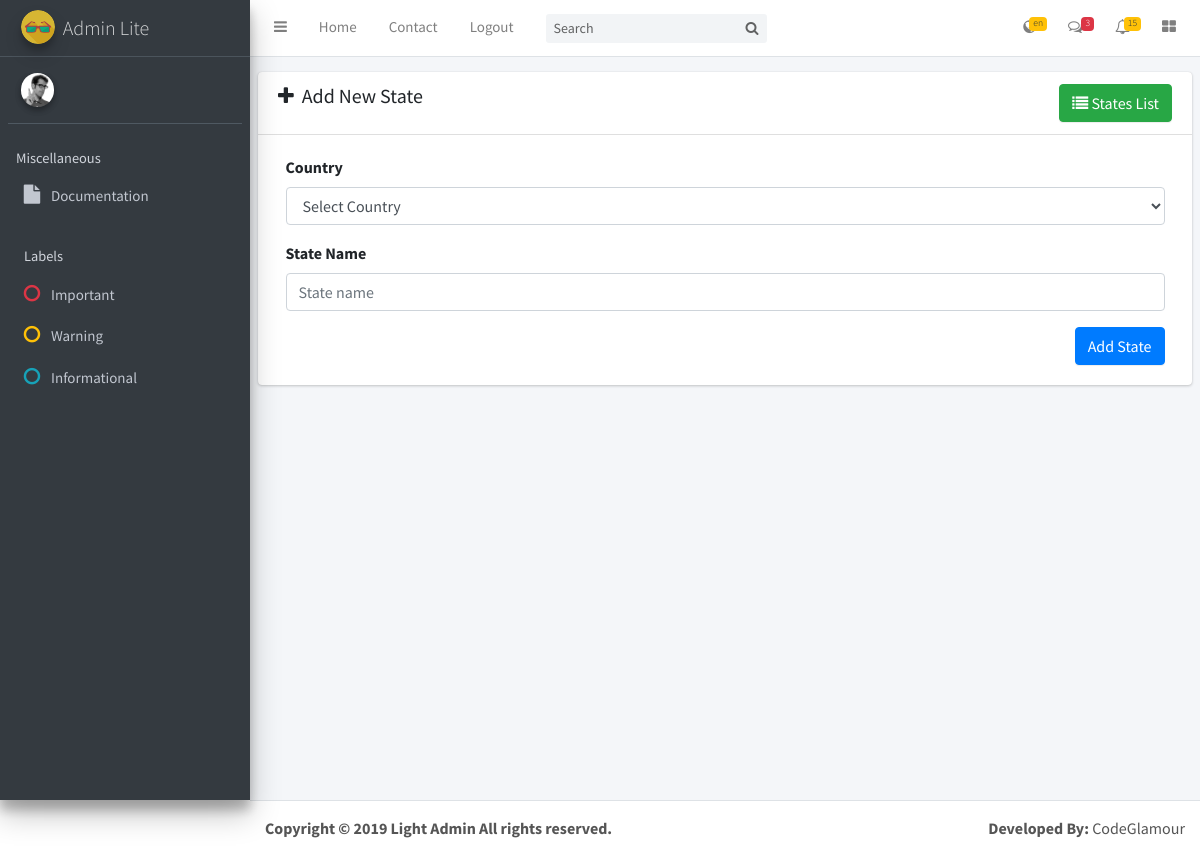
Screenshot of /index.php/admin/location/state_add with the database file from the repository.
### tables this page shows
CREATE TABLE IF NOT EXISTS `ci_general_settings` (
  `id` int(11) NOT NULL AUTO_INCREMENT,
  `favicon` varchar(255) DEFAULT NULL,
  `logo` varchar(255) DEFAULT NULL,
  `application_name` varchar(255) DEFAULT NULL,
  `timezone` varchar(255) DEFAULT NULL,
  `currency` varchar(100) DEFAULT NULL,
  `default_language` int(11) NOT NULL,
  `copyright` tinytext,
  `email_from` varchar(100) NOT NULL,
  `smtp_host` varchar(255) DEFAULT NULL,
  `smtp_port` int(11) DEFAULT NULL,
  `smtp_user` varchar(50) DEFAULT NULL,
  `smtp_pass` varchar(50) DEFAULT NULL,
  `facebook_link` varchar(255) DEFAULT NULL,
  `twitter_link` varchar(255) DEFAULT NULL,
  `google_link` varchar(255) DEFAULT NULL,
  `youtube_link` varchar(255) DEFAULT NULL,
  `linkedin_link` varchar(255) DEFAULT NULL,
  `instagram_link` varchar(255) DEFAULT NULL,
  `recaptcha_secret_key` varchar(255) DEFAULT NULL,
  `recaptcha_site_key` varchar(255) DEFAULT NULL,
  `recaptcha_lang` varchar(50) DEFAULT NULL,
  `created_date` datetime DEFAULT NULL,
  `updated_date` datetime DEFAULT NULL,
  PRIMARY KEY (`id`)
);

CREATE TABLE IF NOT EXISTS `ci_language` (
  `id` int(11) NOT NULL AUTO_INCREMENT,
  `name` varchar(225) NOT NULL,
  `short_name` varchar(15) NOT NULL,
  `status` int(11) NOT NULL DEFAULT '1',
  `created_at` datetime NOT NULL DEFAULT CURRENT_TIMESTAMP,
  PRIMARY KEY (`id`)
);

### application/controllers/admin/Location.php (called while the page is built, shortened)
<?php defined('BASEPATH') OR exit('No direct script access allowed');
class Location extends MY_Controller
{
	function __construct()
	{
		parent ::__construct();
		$this->load->library('datatable');
		$this->load->model('admin/location_model', 'location_model');
	}
	public function state_add()
	{
		if($this->input->post()){
			$this->form_validation->set_rules('country', 'country', 'trim|required');
			$this->form_validation->set_rules('state', 'state', 'trim|is_unique[ci_states.name]|required');
			$this->form_validation->set_error_delimiters('<div class="alert alert-danger">', '</div>');
			if ($this->form_validation->run() === FALSE) {
				$this->load->view('admin/includes/_header', $data);
				$this->load->view('admin/location/state_add', $data);
				$this->load->view('admin/includes/_footer', $data);
				return;
			}
			$data = array(
				'name' => ucfirst($this->input->post('state')),
				'slug' => make_slug($this->input->post('state')),
				'country_id' => $this->input->post('country'),
			);
			$data = $this->security->xss_clean($data);
			$result = $this->location_model->add_state($data);
			$this->session->set_flashdata('success','State has been added successfully');
			redirect(base_url('admin/location/state'));
		}
		else{
			$data['countries'] = $this->location_model->get_countries_list();
			$data['title'] = 'Add State';
			$this->load->view('admin/includes/_header', $data);
			$this->load->view('admin/location/state_add', $data);
			$this->load->view('admin/includes/_footer', $data);
		}
	}
}
?>

### index.php (called while the page is built, shortened)
<?php
require_once BASEPATH.'core/CodeIgniter.php';

### application/helpers/common_helper.php (called while the page is built, shortened)
<?php if ( ! defined('BASEPATH')) exit('No direct script access allowed');
function get_lang_short_code($id)
{
    $ci = & get_instance();
    $ci->db->where('id',$id);
    return $ci->db->get('ci_language')->row_array()['short_name'];
}
function trans($string)
{
    $ci =& get_instance();
    return $ci->lang->line($string);
}

### application/models/admin/Setting_model.php (called while the page is built, shortened)
<?php
class Setting_model extends CI_Model
{
	public function get_general_settings(){
		$this->db->where('id', 1);
        $query = $this->db->get('ci_general_settings');
        return $query->row_array();
	}
}
?>

### application/core/MY_Controller.php (called while the page is built, shortened)
<?php
	class MY_Controller extends CI_Controller
	{
		function __construct()
		{
	        $global_data['general_settings'] = $this->setting_model->get_general_settings();
		}
	}
?>

### application/views/admin/location/state_add.php (the view, shortened to what this page needs)
<div class="content-wrapper">
  <section class="content">
    <div class="card">
      <div class="card-header">
        <div class="d-inline-block">
          <h3 class="card-title"><i class="fa fa-plus"></i>&nbsp; Add New State</h3>
        </div>
        <div class="d-inline-block float-right">
          <a href="<?= base_url('admin/location/state'); ?>" class="btn btn-success"><i class="fa fa-list"></i> States List</a>
        </div>
      </div>
      <div class="card-body">
        <?php echo form_open(base_url('admin/location/state/add'), 'class="form-horizontal"');  ?>
          <div class="form-group">
            <label for="name" class="col-sm-3 control-label">Country</label>
            <div class="col-sm-12">
              <select class="form-control" required name="country">
               <option>Select Country</option>
            </select>
            </div>
          </div>
          <div class="form-group">
            <label for="name" class="col-sm-3 control-label">State Name</label>
            <div class="col-sm-12">
              <input type="text" name="state" class="form-control" id="name" placeholder="State name" required>
            </div>
          </div>
          <div class="form-group">
            <div class="col-md-12">
              <input type="submit" name="submit" value="Add State" class="btn btn-primary pull-right">
            </div>
          </div>
        <?php echo form_close( ); ?>
      </div>
    </div>
  </section>
</div>

### application/views/admin/includes/_header.php (shortened to what this page needs)
<!DOCTYPE html>
<html>
<head>
  <link rel="stylesheet" href="<?= base_url()?>assets/plugins/font-awesome/css/font-awesome.min.css">
  <link rel="stylesheet" href="https://code.ionicframework.com/ionicons/2.0.1/css/ionicons.min.css">
  <link rel="stylesheet" href="<?= base_url()?>assets/dist/css/adminlte.css">
  <link rel="stylesheet" href="<?= base_url()?>assets/plugins/iCheck/flat/blue.css">
  <link rel="stylesheet" href="<?= base_url()?>assets/plugins/morris/morris.css">
  <link rel="stylesheet" href="<?= base_url()?>assets/plugins/jvectormap/jquery-jvectormap-1.2.2.css">
  <link rel="stylesheet" href="<?= base_url()?>assets/plugins/datepicker/datepicker3.css">
  <link rel="stylesheet" href="<?= base_url()?>assets/plugins/daterangepicker/daterangepicker-bs3.css">
  <link rel="stylesheet" href="<?= base_url()?>assets/plugins/bootstrap-wysihtml5/bootstrap3-wysihtml5.min.css">
  <link rel="stylesheet" href="<?= base_url()?>assets/plugins/dropzone/dropzone.css">
</head>
<body class="hold-transition sidebar-mini <?=  (isset($bg_cover)) ? 'bg-cover' : '' ?>">
<div class="wrapper">
  <?php if(!isset($navbar)): ?>
  <nav class="main-header navbar navbar-expand bg-white navbar-light border-bottom">
    <ul class="navbar-nav">
      <li class="nav-item">
        <a class="nav-link" data-widget="pushmenu" href="#"><i class="fa fa-bars"></i></a>
      </li>
      <li class="nav-item d-none d-sm-inline-block">
        <a href="<?= base_url('admin') ?>" class="nav-link"><?= trans('home') ?></a>
      </li>
      <li class="nav-item d-none d-sm-inline-block">
        <a href="#" class="nav-link"><?= trans('contact') ?></a>
      </li>
      <li class="nav-item d-none d-sm-inline-block">
        <a href="<?= base_url('admin/auth/logout') ?>" class="nav-link"><?= trans('logout') ?></a>
      </li>
    </ul>
    <form class="form-inline ml-3">
      <div class="input-group input-group-sm">
        <input class="form-control form-control-navbar" type="search" placeholder="Search" aria-label="Search">
        <div class="input-group-append">
          <button class="btn btn-navbar" type="submit">
            <i class="fa fa-search"></i>
          </button>
        </div>
      </div>
    </form>
    <ul class="navbar-nav ml-auto">
      <li class="nav-item dropdown">
        <a class="nav-link" data-toggle="dropdown" href="#" title="Languages">
          <span class="badge badge-warning navbar-badge">
            <?php
            $lang = ($this->session->userdata('site_lang') == '') ? $this->general_settings['default_language'] : $this->session->userdata('site_lang');
            echo get_lang_short_code($lang);
            ?>
          </span>
        </a>
      </li>
      <li class="nav-item dropdown">
        <a class="nav-link" data-toggle="dropdown" href="#">
          <i class="fa fa-comments-o"></i>
          <span class="badge badge-danger navbar-badge">3</span>
        </a>
      </li>
      <li class="nav-item dropdown">
        <a class="nav-link" data-toggle="dropdown" href="#">
          <i class="fa fa-bell-o"></i>
          <span class="badge badge-warning navbar-badge">15</span>
        </a>
      </li>
      <li class="nav-item">
        <a class="nav-link" data-widget="control-sidebar" data-slide="true" href="#"><i
            class="fa fa-th-large"></i></a>
      </li>
    </ul>
  </nav>
  <?php endif; ?>
  <?php if(!isset($sidebar)): ?>
  <?php $this->load->view('admin/includes/_sidebar'); ?>
  <?php endif; ?>

### application/views/admin/includes/_sidebar.php (shortened to what this page needs)
<aside class="main-sidebar sidebar-dark-primary elevation-4">
  <a href="<?= base_url('admin'); ?>" class="brand-link">
    <img src="<?= base_url($this->general_settings['favicon']); ?>" alt="Logo" class="brand-image img-circle elevation-3"
         style="opacity: .8">
    <span class="brand-text font-weight-light"><?= $this->general_settings['application_name']; ?></span>
  </a>
  <div class="sidebar">
    <div class="user-panel mt-3 pb-3 mb-3 d-flex">
      <div class="image">
        <img src="<?= base_url()?>assets/dist/img/user2-160x160.jpg" class="img-circle elevation-2" alt="User Image">
      </div>
      <div class="info">
      </div>
    </div>
    <nav class="mt-2">
      <ul class="nav nav-pills nav-sidebar flex-column" data-widget="treeview" role="menu" data-accordion="false">
        <li class="nav-header"><?= trans('miscellaneous') ?></li>
        <li class="nav-item">
          <a href="https://adminlte.io/docs" class="nav-link">
            <i class="nav-icon fa fa-file"></i>
            <p><?= trans('documentation') ?></p>
          </a>
        </li>
        <li class="nav-header"><?= trans('labels') ?></li>
        <li class="nav-item">
          <a href="#" class="nav-link">
            <i class="nav-icon fa fa-circle-o text-danger"></i>
            <p class="text"><?= trans('important') ?></p>
          </a>
        </li>
        <li class="nav-item">
          <a href="#" class="nav-link">
            <i class="nav-icon fa fa-circle-o text-warning"></i>
            <p><?= trans('warning') ?></p>
          </a>
        </li>
        <li class="nav-item">
          <a href="#" class="nav-link">
            <i class="nav-icon fa fa-circle-o text-info"></i>
            <p><?= trans('informational') ?></p>
          </a>
        </li>
      </ul>
    </nav>
  </div>
</aside>

### application/views/admin/includes/_footer.php (shortened to what this page needs)
<?php if(!isset($footer)): ?>
  <footer class="main-footer">
    <strong><?= $this->general_settings['copyright']; ?></strong>
    <div class="float-right d-none d-sm-inline-block">
      <b>Developed By:</b> CodeGlamour
    </div>
  </footer>
  <?php endif; ?>
</div>
</body>
</html>

### rows the page displays
ci_general_settings: default_language.short_name "en", favicon (picture), application_name "Admin Lite", copyright "Copyright © 2019 Light Admin All rights reserved."

### other values shown
trans('home') "Home"
trans('contact') "Contact"
trans('logout') "Logout"
trans('miscellaneous') "Miscellaneous"
trans('documentation') "Documentation"
trans('labels') "Labels"
trans('important') "Important"
trans('warning') "Warning"
trans('informational') "Informational"
